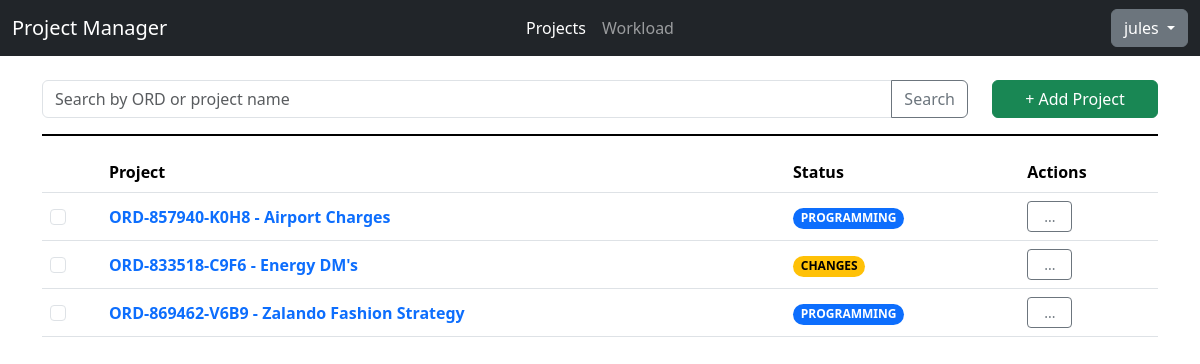
The app's page /projects/ (signed in), older data.
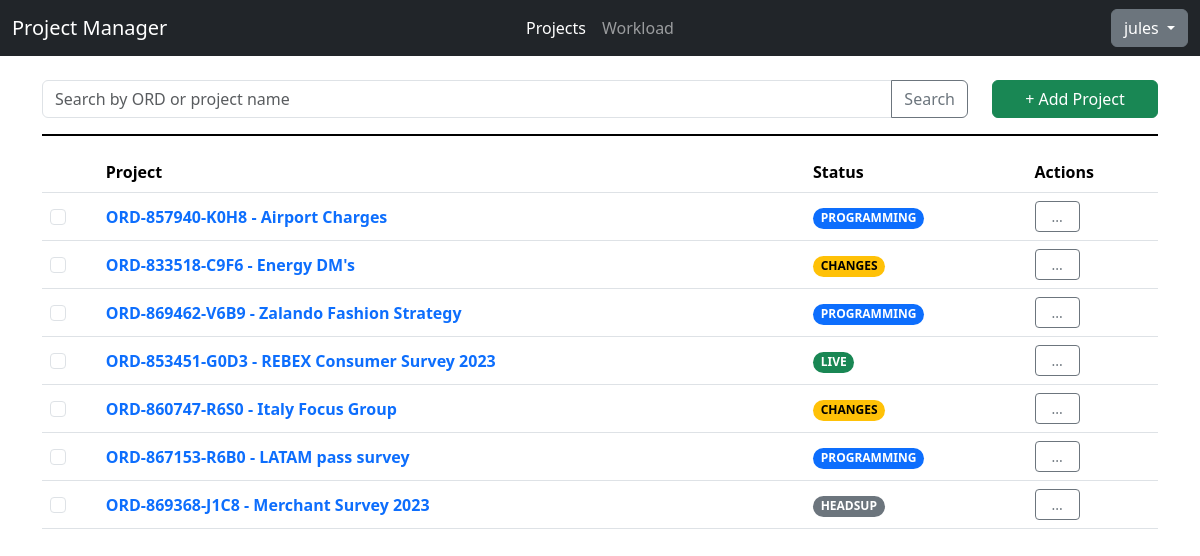
The same page, newer data.
### api/models.py (models this page shows, shortened)
class Project(models.Model):
    STATUS_CHOICES = [
     ("Headsup","Headsup"),
     ("Programming","Programming"),
     ("Changes","Changes"),
     ("Live", "Live"),
     ("Closed", "Closed")
    ]
    REGION_CHOICES = [
      ("APAC","APAC"),
      ("EMEA","EMEA"),
      ("NA","NA")
    ]
    PLATFORM_CHOICES = [
      ("Decipher", "Decipher"),
      ("CMIX","CMIX"),
      ("Confirmit","Confirmit")
    ]
    __original_eta = None
    code = models.SlugField(max_length=8, default=generate_unique_code, unique=True)
    ord = models.CharField(max_length=15, unique=True, validators=[RegexValidator(regex="^ORD-[0-9]{6}-[0-9A-Z]{4}$", message="Please enter the ORD in ORD-XXXXX-XXXX format.")])
    project_name = models.CharField(max_length=200)
    status = models.CharField(max_length=20, default="Headsup", choices=STATUS_CHOICES)
    created_date = models.DateField(auto_now_add=True)
    region = models.CharField(max_length=10, blank=True, choices=REGION_CHOICES)
    pid = models.CharField(max_length=20, blank=True)
    platform = models.CharField(max_length=15, default="Decipher", choices=PLATFORM_CHOICES)
    eta = models.DateTimeField(null=True,blank=True)
    details = models.TextField(max_length=255, blank=True)
    def __init__(self, *args, **kwargs):
        super().__init__(*args, **kwargs)
        self.__original_eta = self.eta

### testfront/views.py (the view)
# urls.py: path('', views.mainpage, name="projectall"),
@login_required
def mainpage(request):
    if "search" in request.GET:
        projects_list = search_project(request.GET["search"])
    else:
        projects_list = Project.objects.all()
    page_num = 1
    if "page" in request.GET:
        if str(request.GET["page"]).isdigit():
            page_num = int(request.GET["page"])
    paginator_result = paginator_setup(projects_list, page_num)
    return render(request, "testfront/projectlist.html", paginator_result)

### testfront/templates/testfront/projectlist.html (shortened to what this page needs)
{% extends "base.html" %}
{% load static %}
{% block css %} {% static "css/index.css" %} {% endblock %}
{% block body %}
      <form class="row">
        <div class="col-10">
          <div class="input-group">
          <input type="text" class="form-control" name="search" minlength="3" placeholder="Search by ORD or project name" aria-label="Search Project" aria-describedby="button-search">
          <button class="btn btn-outline-secondary" type="submit" id="button-search">Search</button>
          </div>
        </div>
        <div class="col-2 d-grid">
          <a role="button" class="btn btn-success" href="{% url "newproject" %}">
            + Add Project
          </a>
        </div>
      </form>
      <hr class="border-2 border-black opacity-100" />
      {% if projects|length > 0 %}
      <table class="table">
        <thead>
          <tr>
            <th scope="col">&nbsp;</th>
            <th scope="col">Project</th>
            <th scope="col text-center">Status</th>
            <th scope="col text-center">Actions</th>
          </tr>
        </thead>
        <tbody>
          {% for project in projects %}
          <tr>
            <th class="align-middle" scope="row"><input class="form-check-input" type="checkbox" value=""></th>
            <td class="align-middle"><a href="{% url "project" project.ord %}" class="fw-bold text-decoration-none">{{project.ord}} - {{project.project_name}}</a></td>
            <td class="align-middle"><span class="badge rounded-pill
              {% if project.status == "Headsup" %} text-bg-secondary {% endif %}
              {% if project.status == "Programming" %} text-bg-primary {% endif %}
              {% if project.status == "Changes" %} text-bg-warning {% endif %}
              {% if project.status == "Live" %} text-bg-success {% endif %}
            ">{{project.status|upper}}</span></td>
            <td class="align-middle"><div class="dropdown">
              <button class="px-3 py-1 btn btn-outline-secondary btn-sm" type="button" data-bs-toggle="dropdown" aria-expanded="false">
                ...
              </button>
            </div></td>
          </tr>
          {% endfor %}
        </tbody>
      </table>
      {% endif %}
{% endblock %}

### testfront/templates/base.html (shortened to what this page needs)
<!DOCTYPE html>
<html lang="en">
  <head>
    <link
      href="https://cdn.jsdelivr.net/npm/bootstrap@5.3.2/dist/css/bootstrap.min.css"
      rel="stylesheet"
    />
    <link rel="stylesheet" href="{% block css %} {% endblock %}" />
  </head>
  <body>
    <nav class="navbar navbar-expand-lg bg-dark" data-bs-theme="dark">
      <div class="container-fluid">
        <div class="collapse navbar-collapse d-lg-flex" id="navbarNavAltMarkup">
          <a class="navbar-brand col-lg-3 me-auto">Project Manager </a>
          <div class="navbar-nav col-lg-6 justify-content-lg-center">
            <a class="nav-link active" aria-current="page" href="{% url "projectall" %}">Projects</a>
            <a class="nav-link" href="#">Workload</a>
          </div>
          <div class="d-lg-flex col-lg-3 justify-content-lg-end dropdown">
            <button class="btn btn-secondary dropdown-toggle" type="button" data-bs-toggle="dropdown" aria-expanded="false">
              {{user.username}}
            </button>
          </div>
        </div>
      </div>
    </nav>
    <main class="container mt-4">{% block body %} {% endblock %}</main>
  </body>
</html>

Row changes from the older to the newer data that the page shows:
added Project: ord "ORD-853451-G0D3", project_name "REBEX Consumer Survey 2023", status "LIVE"
added Project: ord "ORD-860747-R6S0", project_name "Italy Focus Group", status "CHANGES"
added Project: ord "ORD-867153-R6B0", project_name "LATAM pass survey", status "PROGRAMMING"
added Project: ord "ORD-869368-J1C8", project_name "Merchant Survey 2023", status "HEADSUP"
